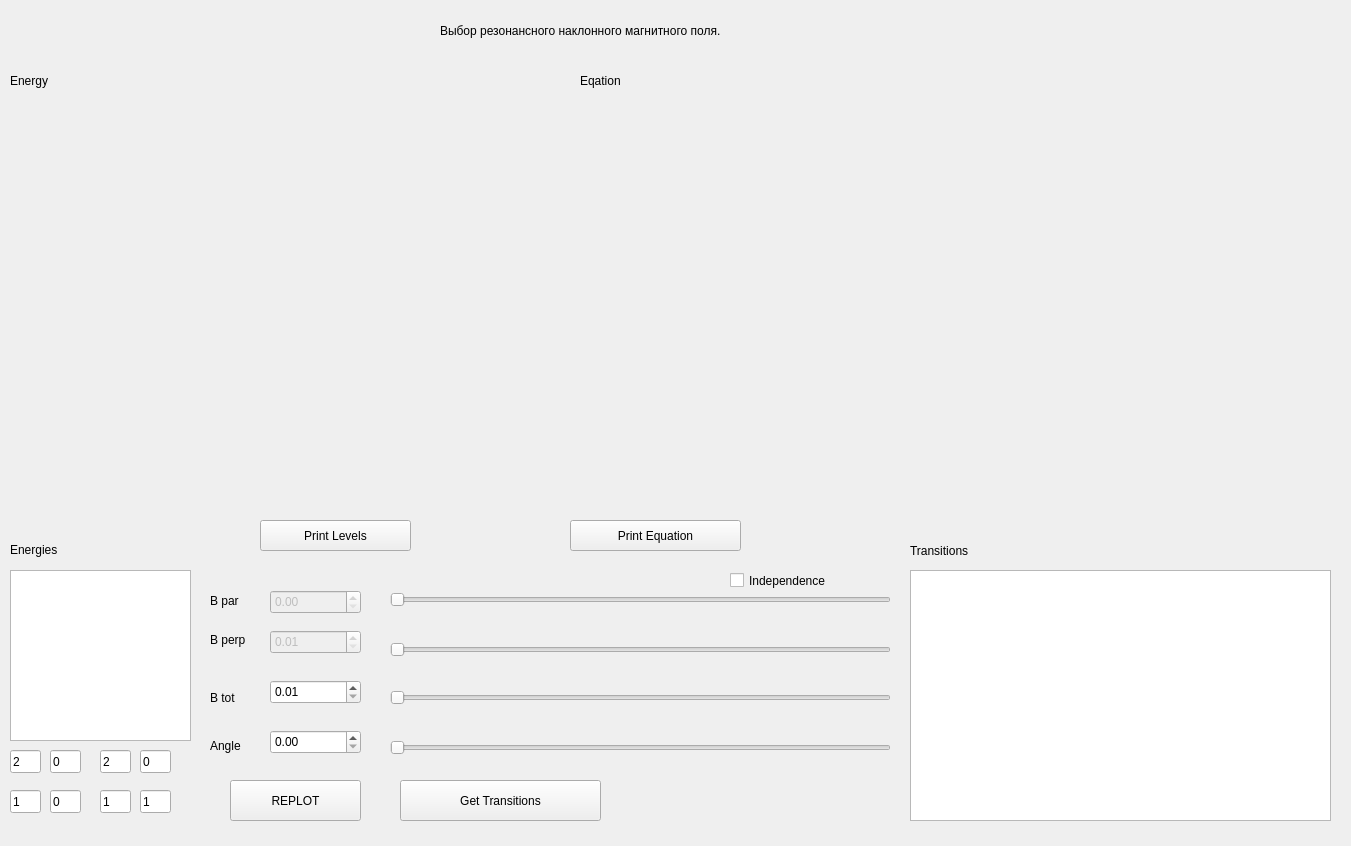
<?xml version="1.0" encoding="UTF-8"?>
<ui version="4.0">
 <class>B_Theta_form</class>
 <widget class="QWidget" name="B_Theta_form">
  <property name="geometry">
   <rect>
    <x>0</x>
    <y>0</y>
    <width>1351</width>
    <height>846</height>
   </rect>
  </property>
  <property name="windowTitle">
   <string>Form</string>
  </property>
  <widget class="QCustomPlot" name="energy_angle_Plot" native="true">
   <property name="geometry">
    <rect>
     <x>10</x>
     <y>110</y>
     <width>531</width>
     <height>401</height>
    </rect>
   </property>
  </widget>
  <widget class="QCustomPlot" name="equation_angle_plot" native="true">
   <property name="geometry">
    <rect>
     <x>570</x>
     <y>110</y>
     <width>751</width>
     <height>401</height>
    </rect>
   </property>
  </widget>
  <widget class="QLabel" name="label">
   <property name="geometry">
    <rect>
     <x>10</x>
     <y>70</y>
     <width>321</width>
     <height>21</height>
    </rect>
   </property>
   <property name="text">
    <string>Energy</string>
   </property>
  </widget>
  <widget class="QLabel" name="label_2">
   <property name="geometry">
    <rect>
     <x>580</x>
     <y>70</y>
     <width>371</width>
     <height>21</height>
    </rect>
   </property>
   <property name="text">
    <string>Eqation</string>
   </property>
  </widget>
  <widget class="QLabel" name="label_4">
   <property name="geometry">
    <rect>
     <x>210</x>
     <y>730</y>
     <width>51</width>
     <height>31</height>
    </rect>
   </property>
   <property name="text">
    <string>Angle</string>
   </property>
  </widget>
  <widget class="QDoubleSpinBox" name="B_perp_spinBox">
   <property name="enabled">
    <bool>false</bool>
   </property>
   <property name="geometry">
    <rect>
     <x>270</x>
     <y>630</y>
     <width>91</width>
     <height>24</height>
    </rect>
   </property>
   <property name="minimum">
    <double>0.010000000000000</double>
   </property>
   <property name="maximum">
    <double>100.000000000000000</double>
   </property>
   <property name="singleStep">
    <double>0.010000000000000</double>
   </property>
   <property name="value">
    <double>0.010000000000000</double>
   </property>
  </widget>
  <widget class="QSlider" name="B_perp_Slider">
   <property name="enabled">
    <bool>false</bool>
   </property>
   <property name="geometry">
    <rect>
     <x>390</x>
     <y>640</y>
     <width>501</width>
     <height>20</height>
    </rect>
   </property>
   <property name="minimum">
    <number>1</number>
   </property>
   <property name="maximum">
    <number>100000</number>
   </property>
   <property name="singleStep">
    <number>1</number>
   </property>
   <property name="pageStep">
    <number>10</number>
   </property>
   <property name="value">
    <number>1</number>
   </property>
   <property name="orientation">
    <enum>Qt::Horizontal</enum>
   </property>
  </widget>
  <widget class="QSlider" name="B_par_Slider">
   <property name="enabled">
    <bool>false</bool>
   </property>
   <property name="geometry">
    <rect>
     <x>390</x>
     <y>590</y>
     <width>501</width>
     <height>20</height>
    </rect>
   </property>
   <property name="maximum">
    <number>60000</number>
   </property>
   <property name="singleStep">
    <number>1</number>
   </property>
   <property name="pageStep">
    <number>10</number>
   </property>
   <property name="orientation">
    <enum>Qt::Horizontal</enum>
   </property>
  </widget>
  <widget class="QDoubleSpinBox" name="B_par_spinBox">
   <property name="enabled">
    <bool>false</bool>
   </property>
   <property name="geometry">
    <rect>
     <x>270</x>
     <y>590</y>
     <width>91</width>
     <height>24</height>
    </rect>
   </property>
   <property name="maximum">
    <double>60.000000000000000</double>
   </property>
   <property name="singleStep">
    <double>0.010000000000000</double>
   </property>
   <property name="value">
    <double>0.000000000000000</double>
   </property>
  </widget>
  <widget class="QLabel" name="label_5">
   <property name="geometry">
    <rect>
     <x>210</x>
     <y>590</y>
     <width>51</width>
     <height>21</height>
    </rect>
   </property>
   <property name="text">
    <string>B par</string>
   </property>
  </widget>
  <widget class="QLabel" name="label_6">
   <property name="geometry">
    <rect>
     <x>210</x>
     <y>630</y>
     <width>51</width>
     <height>20</height>
    </rect>
   </property>
   <property name="text">
    <string>B perp</string>
   </property>
  </widget>
  <widget class="QLabel" name="label_7">
   <property name="geometry">
    <rect>
     <x>210</x>
     <y>690</y>
     <width>41</width>
     <height>16</height>
    </rect>
   </property>
   <property name="text">
    <string>B tot</string>
   </property>
  </widget>
  <widget class="QLineEdit" name="nu_i_lineEdit">
   <property name="geometry">
    <rect>
     <x>10</x>
     <y>750</y>
     <width>31</width>
     <height>23</height>
    </rect>
   </property>
   <property name="text">
    <string>2</string>
   </property>
  </widget>
  <widget class="QLineEdit" name="n_g_lineEdit">
   <property name="geometry">
    <rect>
     <x>50</x>
     <y>790</y>
     <width>31</width>
     <height>23</height>
    </rect>
   </property>
   <property name="text">
    <string>0</string>
   </property>
  </widget>
  <widget class="QLineEdit" name="n_j_lineEdit">
   <property name="geometry">
    <rect>
     <x>140</x>
     <y>750</y>
     <width>31</width>
     <height>23</height>
    </rect>
   </property>
   <property name="text">
    <string>0</string>
   </property>
  </widget>
  <widget class="QLineEdit" name="nu_j_lineEdit">
   <property name="geometry">
    <rect>
     <x>100</x>
     <y>750</y>
     <width>31</width>
     <height>23</height>
    </rect>
   </property>
   <property name="text">
    <string>2</string>
   </property>
  </widget>
  <widget class="QLineEdit" name="nu_g_lineEdit">
   <property name="geometry">
    <rect>
     <x>10</x>
     <y>790</y>
     <width>31</width>
     <height>23</height>
    </rect>
   </property>
   <property name="text">
    <string>1</string>
   </property>
  </widget>
  <widget class="QPushButton" name="replot_Button">
   <property name="geometry">
    <rect>
     <x>230</x>
     <y>780</y>
     <width>131</width>
     <height>41</height>
    </rect>
   </property>
   <property name="text">
    <string>REPLOT</string>
   </property>
  </widget>
  <widget class="QLineEdit" name="n_i_lineEdit">
   <property name="geometry">
    <rect>
     <x>50</x>
     <y>750</y>
     <width>31</width>
     <height>23</height>
    </rect>
   </property>
   <property name="text">
    <string>0</string>
   </property>
  </widget>
  <widget class="QLineEdit" name="n_f_lineEdit">
   <property name="geometry">
    <rect>
     <x>140</x>
     <y>790</y>
     <width>31</width>
     <height>23</height>
    </rect>
   </property>
   <property name="text">
    <string>1</string>
   </property>
  </widget>
  <widget class="QLineEdit" name="nu_f_lineEdit">
   <property name="geometry">
    <rect>
     <x>100</x>
     <y>790</y>
     <width>31</width>
     <height>23</height>
    </rect>
   </property>
   <property name="text">
    <string>1</string>
   </property>
  </widget>
  <widget class="qw_input_TextEdit" name="EnergiesTextEdit">
   <property name="geometry">
    <rect>
     <x>10</x>
     <y>570</y>
     <width>181</width>
     <height>171</height>
    </rect>
   </property>
  </widget>
  <widget class="QLabel" name="label_8">
   <property name="geometry">
    <rect>
     <x>10</x>
     <y>540</y>
     <width>91</width>
     <height>20</height>
    </rect>
   </property>
   <property name="text">
    <string>Energies</string>
   </property>
  </widget>
  <widget class="QPushButton" name="pushButton_2">
   <property name="geometry">
    <rect>
     <x>400</x>
     <y>780</y>
     <width>201</width>
     <height>41</height>
    </rect>
   </property>
   <property name="text">
    <string>Get Transitions</string>
   </property>
  </widget>
  <widget class="QLabel" name="label_3">
   <property name="geometry">
    <rect>
     <x>910</x>
     <y>540</y>
     <width>111</width>
     <height>21</height>
    </rect>
   </property>
   <property name="text">
    <string>Transitions</string>
   </property>
  </widget>
  <widget class="QTextEdit" name="textEdit_2">
   <property name="geometry">
    <rect>
     <x>910</x>
     <y>570</y>
     <width>421</width>
     <height>251</height>
    </rect>
   </property>
  </widget>
  <widget class="QPushButton" name="PrintEquationButton">
   <property name="geometry">
    <rect>
     <x>570</x>
     <y>520</y>
     <width>171</width>
     <height>31</height>
    </rect>
   </property>
   <property name="text">
    <string>Print Equation</string>
   </property>
  </widget>
  <widget class="QSlider" name="btot_slider">
   <property name="geometry">
    <rect>
     <x>390</x>
     <y>690</y>
     <width>501</width>
     <height>16</height>
    </rect>
   </property>
   <property name="maximum">
    <number>100000</number>
   </property>
   <property name="orientation">
    <enum>Qt::Horizontal</enum>
   </property>
  </widget>
  <widget class="QSlider" name="angle_Slider">
   <property name="geometry">
    <rect>
     <x>390</x>
     <y>740</y>
     <width>501</width>
     <height>16</height>
    </rect>
   </property>
   <property name="maximum">
    <number>90000</number>
   </property>
   <property name="orientation">
    <enum>Qt::Horizontal</enum>
   </property>
  </widget>
  <widget class="QDoubleSpinBox" name="btot_SpinBox">
   <property name="geometry">
    <rect>
     <x>270</x>
     <y>680</y>
     <width>91</width>
     <height>24</height>
    </rect>
   </property>
   <property name="minimum">
    <double>0.010000000000000</double>
   </property>
   <property name="maximum">
    <double>100.000000000000000</double>
   </property>
   <property name="singleStep">
    <double>0.010000000000000</double>
   </property>
  </widget>
  <widget class="QDoubleSpinBox" name="angle_SpinBox">
   <property name="geometry">
    <rect>
     <x>270</x>
     <y>730</y>
     <width>91</width>
     <height>24</height>
    </rect>
   </property>
   <property name="maximum">
    <double>90.000000000000000</double>
   </property>
   <property name="singleStep">
    <double>0.100000000000000</double>
   </property>
  </widget>
  <widget class="QPushButton" name="PrintLevelsButton">
   <property name="geometry">
    <rect>
     <x>260</x>
     <y>520</y>
     <width>151</width>
     <height>31</height>
    </rect>
   </property>
   <property name="text">
    <string>Print Levels</string>
   </property>
  </widget>
  <widget class="QCheckBox" name="Indep_checkBox">
   <property name="geometry">
    <rect>
     <x>730</x>
     <y>570</y>
     <width>161</width>
     <height>21</height>
    </rect>
   </property>
   <property name="text">
    <string>Independence</string>
   </property>
  </widget>
  <widget class="QLabel" name="label_9">
   <property name="geometry">
    <rect>
     <x>440</x>
     <y>10</y>
     <width>571</width>
     <height>41</height>
    </rect>
   </property>
   <property name="text">
    <string>Выбор резонансного наклонного магнитного поля.</string>
   </property>
  </widget>
 </widget>
 <customwidgets>
  <customwidget>
   <class>qw_input_TextEdit</class>
   <extends>QTextEdit</extends>
   <header location="global">qw_input_textedit.h</header>
  </customwidget>
  <customwidget>
   <class>QCustomPlot</class>
   <extends>QWidget</extends>
   <header>Plot/qcustomplot.h</header>
   <container>1</container>
  </customwidget>
 </customwidgets>
 <resources/>
 <connections/>
</ui>
